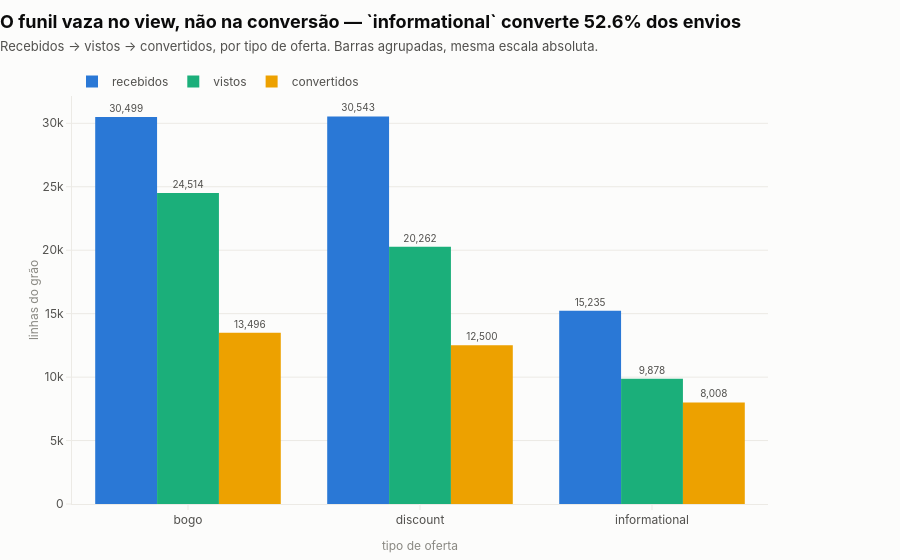

This figure's notebook cell:
### Code cell
melhor = funil.loc[funil["taxa_conversao"].idxmax()]
viz.grouped_bars(
    funil, category="offer_type", series=["recebidos", "vistos", "convertidos"],
    value_label="%{y:,}", xlabel="tipo de oferta", ylabel="linhas do grão",
    title=f"O funil vaza no view, não na conversão — `{melhor['offer_type']}` converte {melhor['taxa_conversao']:.1%} dos envios",
    subtitle="Recebidos → vistos → convertidos, por tipo de oferta. Barras agrupadas, mesma escala absoluta.",
)

### Figure 1 — Plotly figure (JSON) as saved in the notebook; plotly's stock layout.template omitted (floating-point values rounded to 4 significant figures)
{"data": [{"cliponaxis": false, "marker": {"color": "#2a78d6", "line": {"width": 0}}, "name": "recebidos", "orientation": "v", "text": [30500.0, 30540.0, 15240.0], "textfont": {"color": "#52514e", "size": 10}, "textposition": "outside", "texttemplate": "%{y:,}", "type": "bar", "x": ["bogo", "discount", "informational"], "y": [30499, 30543, 15235]}, {"cliponaxis": false, "marker": {"color": "#1baf7a", "line": {"width": 0}}, "name": "vistos", "orientation": "v", "text": [24510.0, 20260.0, 9878.0], "textfont": {"color": "#52514e", "size": 10}, "textposition": "outside", "texttemplate": "%{y:,}", "type": "bar", "x": ["bogo", "discount", "informational"], "y": [24514, 20262, 9878]}, {"cliponaxis": false, "marker": {"color": "#eda100", "line": {"width": 0}}, "name": "convertidos", "orientation": "v", "text": [13500.0, 12500.0, 8008.0], "textfont": {"color": "#52514e", "size": 10}, "textposition": "outside", "texttemplate": "%{y:,}", "type": "bar", "x": ["bogo", "discount", "informational"], "y": [13496, 12500, 8008]}], "layout": {"barmode": "group", "title": {"text": "<b>O funil vaza no view, não na conversão — `informational` converte 52.6% dos envios</b><br><span style='font-size:13px;color:#52514e'>Recebidos → vistos → convertidos, por tipo de oferta. Barras agrupadas, mesma escala absoluta.</span>"}, "xaxis": {"title": {"text": "tipo de oferta"}}, "yaxis": {"title": {"text": "linhas do grão"}}}}
